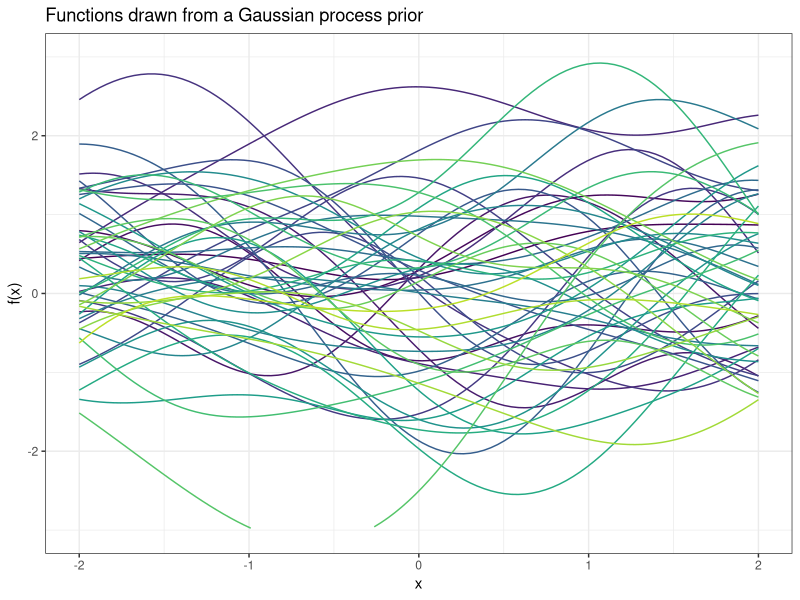
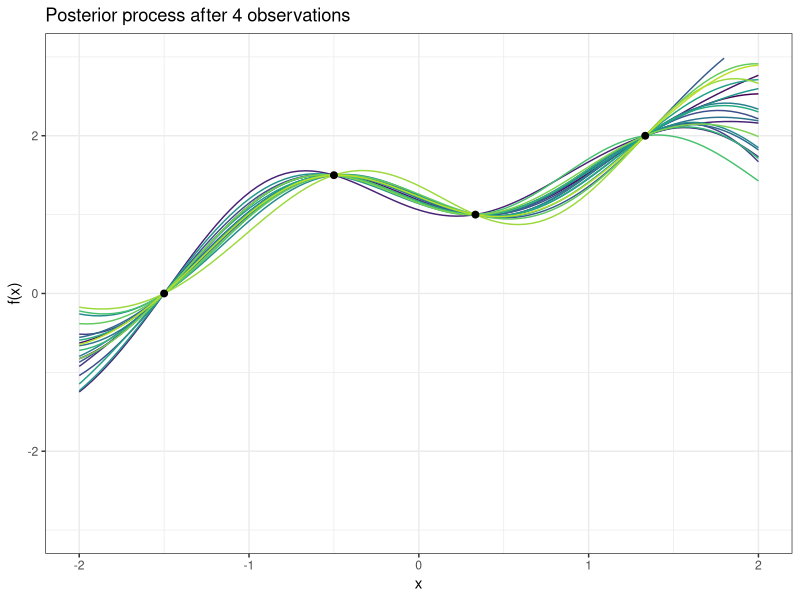

Here is the R script that generated these plots, in order:
library(knitr)
library(ggplot2)
library(gridExtra)
library(reshape2)
library(kernlab)
library(mvtnorm)
library(viridis)
theme_set(theme_bw())

########################## Functions drawn from a Gaussian process prior
squared.exp <- function(x1, x2, l = 1) {

  D <- as.matrix(dist(c(x1, x2), method = "euclidean"))

  K <- exp(-1 / 2 * D^2 / l^2)

  return(K)
}

set.seed(131317)
n <- 100
x <- seq(-2, 2, length.out = n)
x.obs <- c(-1.5, 1/3, 4/3, -0.5)
y.obs <- c(0, 1, 2, 1.5)

K <- squared.exp(x, x.obs)
K.xx <- K[(n + 1):nrow(K), (n + 1):nrow(K)]
K.xxs <- K[1:n, (n + 1):nrow(K)]
K.xsxs <- K[1:n, 1:n]

df <- data.frame(x = x)

# Drawing from Gaussian process Prior
for (i in 1:50) {
  df[, i + 1] <- as.vector(mvtnorm::rmvnorm(1, sigma = K.xsxs))
}

df.m <- melt(df, id.vars = "x")

p1 <- ggplot(data = df.m, aes(x = x, y = value, colour = variable)) +
  geom_line() +
  xlab("x") +
  ylab("f(x)") +
  ylim(c(-3, 3)) +
  theme(legend.position = "none") +
  ggtitle("Functions drawn from a Gaussian process prior") +
  scale_color_viridis(end = 0.9, discrete = TRUE)

ggsave("../figure/gp-prior.pdf", plot = p1, width = 6, height = 3.5)

##############################################

set.seed(131317)
p.list <- list()

for (j in 1:length(x.obs)) {
  # Update of posterior
  m.post <- K.xxs[, 1:j] %*% solve(K.xx[1:j, 1:j]) %*% y.obs[1:j]
  K.post <- K.xsxs - K.xxs[ , 1:j] %*% solve(K.xx[1:j, 1:j]) %*% t(K.xxs[, 1:j])
}

df <- data.frame(x = x)

for (i in 1:20) {
  df[, i + 1] <- as.vector(mvtnorm::rmvnorm(1, m.post, sigma = K.post))
}

df.m <- melt(df, id.vars = "x")

p2 <- ggplot() +
  geom_line(data = df.m, aes(x = x, y = value, colour = variable)) +
  geom_point(data = data.frame(x = x.obs[1:j], y = y.obs[1:j]), aes(x = x, y = y), size = 2) +
  xlab("x") + ylab("f(x)") + ylim(c(-3, 3)) + theme_bw() + theme(legend.position = "none") +
  ggtitle(paste0("Posterior process after ", j, " observation", ifelse(j == 1, "", "s"))) +
  scale_color_viridis(end = 0.9, discrete = TRUE)

ggsave("../figure/gp-posterior.pdf", plot = p2, width = 6, height = 3.5)
